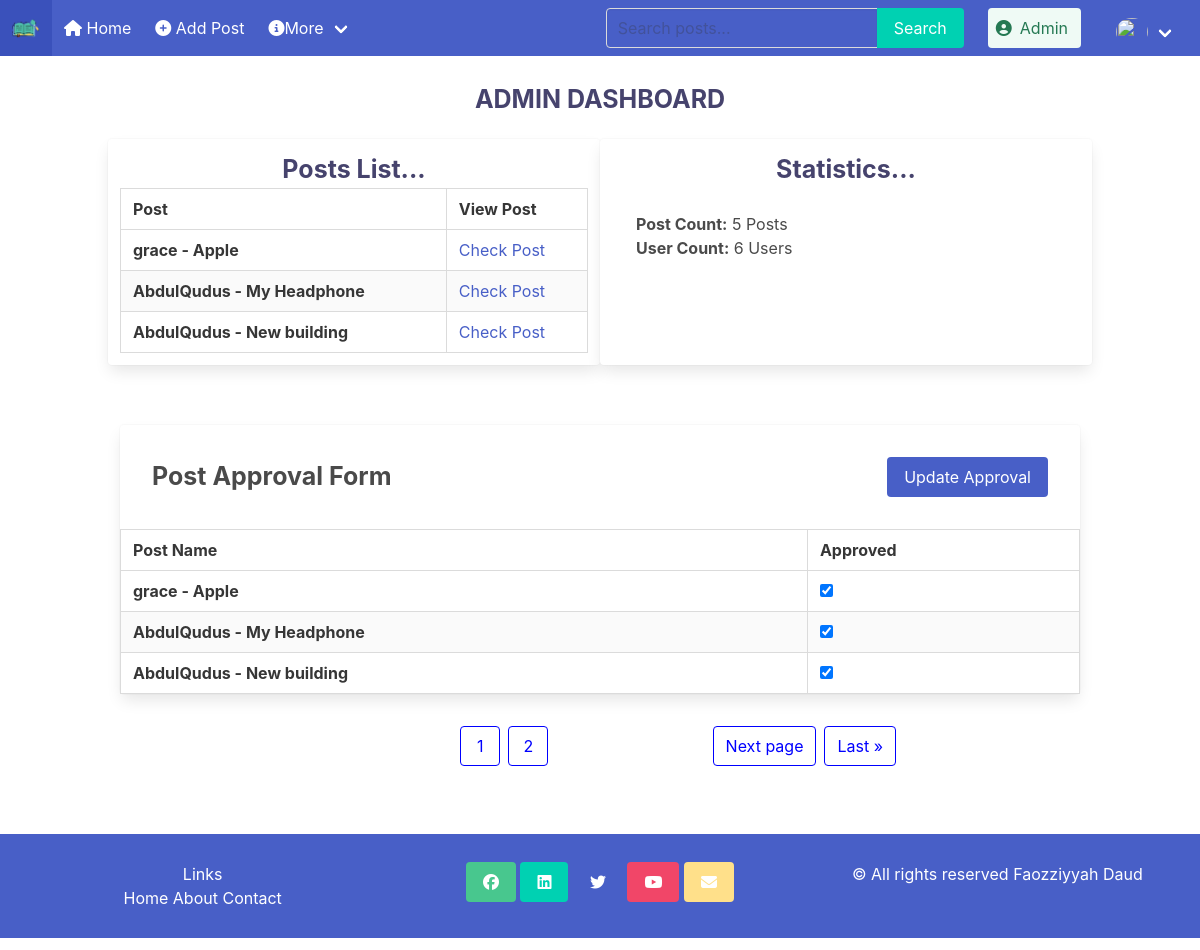
Screenshot of /admin_approval (signed in) with the database file from the repository.
### blog/models.py (models this page shows)
class Post(models.Model):
    title = models.CharField(max_length=100)
    user = models.CharField(max_length=100, default=False)
    image = models.ImageField(upload_to='post_images', default='1280x960.png')
    content = models.TextField()
    category = models.ManyToManyField(Category)
    created_at = models.DateTimeField(default=datetime.now)
    no_of_likes = models.IntegerField(default=0)
    approved = models.BooleanField('Approved', default=False)
    def __str__(self):
        return self.user

### blog/views.py (the view)
# urls.py: path('admin_approval', views.admin_approval, name='admin-approval'),
def admin_approval(request):
    post_count = Post.objects.all().count()
    user_count = User.objects.all().count()
    post_list = Post.objects.all().order_by('title')
    p = Paginator(Post.objects.all().order_by('title'), 3)
    page = request.GET.get('page')
    post_list = p.get_page(page)
    nums = "a" * post_list.paginator.num_pages
    if request.user.is_superuser:
        if request.method == 'POST':
            id_list = request.POST.getlist('boxes')
            post_list.update(approved=False)
            for x in id_list:
                Post.objects.filter(pk=int(x)).update(approved=True)
            messages.success(request, ("Post List Approval Has Been Updated!"))
            return redirect('admin-approval')
        else:
            return render(request, 'adminapproval.html', {'post_list': post_list, 'post_list': post_list, 'nums': nums, 'post_count': post_count, 'user_count': user_count})
    else:
        messages.success(request, ("You Aren't Authorized to View This Page!"))
        return redirect('index')
    return render(request, 'adminapproval.html', {'post_list': post_list})

### templates/adminapproval.html (shortened to what this page needs)
{% extends 'base.html' %}
{% block content %}
    <h1 style="text-transform: uppercase; font-size: 25px; text-align: center; font-weight: bold; color: #46436d; margin-top: 1em;">Admin Dashboard</h1>
    <form class="container" action="" method="POST" style="margin-top: 2em;">
        <section class="columns">
            <article class="card column">
                <h2 class="" style="text-align: center; font-size: 25px; font-weight: bold; color: #46436d;"> Posts List... </h2>
                <table class="table card-content is-striped is-hoverable is-bordered is-fullwidth">
                    <thead>
                      <tr>
                        <th>Post</th>
                        <th>View Post</th>
                      </tr>
                    </thead>
                    <tbody>
                        {% for post in post_list %}
                            <tr>
                              <td> <strong>{{ post }} - {{ post.title }}</strong> </td>
                              <td>
                                <a href="{% url 'show-post' post.id %}" class="btn btn-success btn-sm"> Check Post </a>
                              </td>
                            </tr>
                        {% endfor %}
                    </tbody>
                  </table>
            </article>
            <aside class="card column">
                    <h2 style="text-align: center; font-size: 25px; font-weight: bold; color: #46436d;"> Statistics... </h2>
                <div class="card-content">
                    <p class="card-text"><b>Post Count:</b> {{ post_count }} Posts</p>
                    <p class="card-text"><b>User Count:</b> {{ user_count }} Users</p>
                </div>
            </aside>
        </section> <br /> <br />
        <div class="card">
            <div id="approval">
                <h2 style="text-align: center; font-size: 25px; font-weight: bold;"> Post Approval Form </h2>
                <button class="button is-link" type="submit">Update Approval</button>
            </div>
            <table style="color: #fff;" class="table is-striped is-hoverable is-bordered is-fullwidth">
                <thead>
                    <tr>
                        <th scope=""> <strong>Post Name</strong> </th>
                        <th scope=""> <strong>Approved</strong> </th>
                    </tr>
                </thead>
                <tbody>
                    {% for post in post_list %}
                        <tr>
                            <td> <strong>{{ post }} - {{ post.title }}</strong> </td>
                            <td>
                                {% if post.approved %}
                                    <div class="form-check">
                                        <input class="form-check-input" type="checkbox" checked="checked" value="{{ post.id}}" name="boxes" />
                                    </div>
                                {% else %}
                                    <div class="form-check">
                                        <input class="form-check-input" type="checkbox" value="{{ post.id}}" name="boxes" />
                                    </div>
                                {% endif %}
                            </td>
                        </tr>
                    {% endfor %}
                </tbody>
            </table>
        </div>
    </form>
    <nav class="pagination is-centered" role="navigation" aria-label="pagination" id="page">
        <ul class="pagination-list">
            {% for i in nums %}
          <li>
            <a class="pagination-link" aria-label="Goto page 1" href="?page={{ forloop.counter }}">
                {{ forloop.counter }}
            </a>
          </li>
          {% endfor %}
        </ul>
        {% if post_list.has_next %}
        <a class="pagination-next" href="?page={{ post_list.next_page_number }}">Next page</a>
        <a class="pagination-next" href="?page={{ post_list.paginator.num_pages }}">Last &raquo;</a>
        {% endif %}
      </nav>
{% endblock %}

### templates/base.html (style rules this page uses)
li { list-style-type: none; }
#hero, #approval { display: flex; margin: auto; justify-content: space-between; align-items: center; padding: 2em; }
.pagination { width: 50%; margin: auto; margin-top: 2em; margin-bottom: 5em; }
.pagination a { border: 1px solid blue; color: blue; }

### rows the page displays
Post: user "grace", title "Apple"
Post: user "AbdulQudus", title "My Headphone"
Post: user "AbdulQudus", title "New building"

### other values shown
{{ post_count }} "5"
{{ user_count }} "6"
